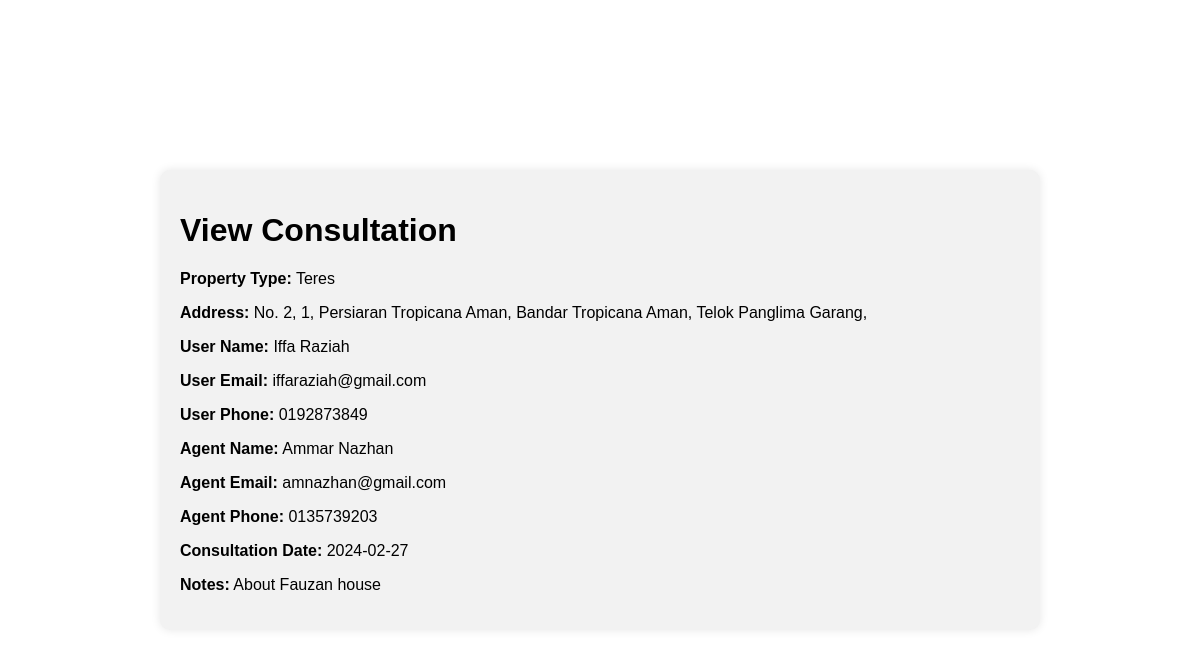
The page /REGC/consultationview_admin.php?id=1 on the database its author committed.
### tables this page shows
CREATE TABLE `consultations` (
  `ConsultationID` int(11) NOT NULL,
  `UserID` int(11) DEFAULT NULL,
  `AdminID` int(11) DEFAULT NULL,
  `PropertyID` int(11) DEFAULT NULL,
  `ConsultationDate` date DEFAULT NULL,
  `Notes` text DEFAULT NULL
);

CREATE TABLE `properties` (
  `PropertyID` int(11) NOT NULL,
  `Address` varchar(100) DEFAULT NULL,
  `City` varchar(50) DEFAULT NULL,
  `State` varchar(50) DEFAULT NULL,
  `ZipCode` varchar(10) DEFAULT NULL,
  `PropertyType` varchar(50) DEFAULT NULL,
  `Bedrooms` int(11) DEFAULT NULL,
  `Bathrooms` int(11) DEFAULT NULL,
  `Price` decimal(18,2) DEFAULT NULL,
  `AdminID` int(11) DEFAULT NULL,
  `UserID` int(11) DEFAULT NULL
);

CREATE TABLE `users` (
  `UserID` int(11) NOT NULL,
  `FirstName` varchar(50) DEFAULT NULL,
  `LastName` varchar(50) DEFAULT NULL,
  `Email` varchar(100) DEFAULT NULL,
  `Phone` varchar(20) DEFAULT NULL,
  `password` varchar(50) NOT NULL
);

### REGC/consultationview_admin.php (the view, shortened to what this page needs)
<?php
include("dbconnect.php");
$consultationID = isset($_GET['id']) ? $_GET['id'] : die('Invalid Consultation ID');
$query = "SELECT consultations.*,
                 properties.PropertyType, properties.Address, properties.City, properties.State, properties.ZipCode,
                 users.FirstName AS UserFirstName, users.LastName AS UserLastName, users.Email AS UserEmail, users.Phone AS UserPhone,
                 admins.FirstName AS AdminFirstName, admins.LastName AS AdminLastName, admins.Email AS AdminEmail, admins.Phone AS AdminPhone
          FROM consultations
          LEFT JOIN properties ON consultations.PropertyID = properties.PropertyID
          LEFT JOIN users ON consultations.UserID = users.UserID
          LEFT JOIN admins ON consultations.AdminID = admins.AdminID
          WHERE consultations.ConsultationID = $consultationID";
$result = mysqli_query($conn, $query);
$row = mysqli_fetch_assoc($result);
?>
<!DOCTYPE html>
<html lang="en">
<head>
</head>
<body>
<div class="container">
    <h1>View Consultation</h1>
    <p><strong>Property Type:</strong> <?php echo $row['PropertyType']; ?></p>
    <p><strong>Address:</strong> <?php echo $row['Address']; ?></p>
    <p><strong>User Name:</strong> <?php echo $row['UserFirstName'] . ' ' . $row['UserLastName']; ?></p>
    <p><strong>User Email:</strong> <?php echo $row['UserEmail']; ?></p>
    <p><strong>User Phone:</strong> <?php echo $row['UserPhone']; ?></p>
    <p><strong>Agent Name:</strong> <?php echo $row['AdminFirstName'] . ' ' . $row['AdminLastName']; ?></p>
    <p><strong>Agent Email:</strong> <?php echo $row['AdminEmail']; ?></p>
    <p><strong>Agent Phone:</strong> <?php echo $row['AdminPhone']; ?></p>
    <p><strong>Consultation Date:</strong> <?php echo $row['ConsultationDate']; ?></p>
    <p><strong>Notes:</strong> <?php echo $row['Notes']; ?></p>
</div>
</body>
</html>

### REGC/consultationview_admin.php (style rules this page uses)
body { display: flex; align-items: center; justify-content: center; height: 100vh; margin: 0; font-family: Arial, sans-serif; }
.container { width: 70%; padding: 20px; background-color: #f2f2f2; border-radius: 10px; box-shadow: 0 0 10px rgba(0, 0, 0, 0.1); }

### rows shown on the page
consultations: PropertyID.PropertyType "Teres", PropertyID.Address "No. 2, 1, Persiaran Tropicana Aman, Bandar Tropicana Aman, Telok Panglima Garang,", UserID.FirstName "Iffa", UserID.LastName "Raziah", UserID.Email "iffaraziah@gmail.com", UserID.Phone "0192873849", AdminID.FirstName "Ammar", AdminID.LastName "Nazhan", AdminID.Email "amnazhan@gmail.com", AdminID.Phone "0135739203", ConsultationDate "2024-02-27", Notes "About Fauzan house"
